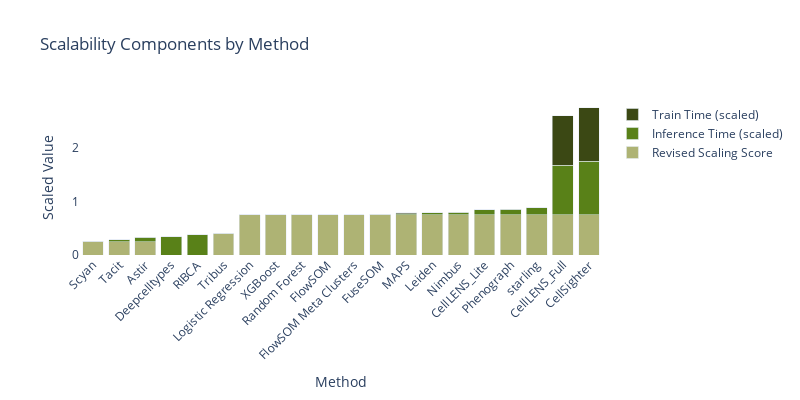

Source (notebook cell):
### Code cell
methods = scalability_plot_lvl3_sorted["method"].tolist()
revised_scaling_score = scalability_plot_lvl3_sorted["revised_scaling_score"].fillna(0)
inference_time_scaled = scalability_plot_lvl3_sorted["inference_time_scaled"].fillna(0)
train_time_scaled = scalability_plot_lvl3_sorted["train_time_scaled"].fillna(0)

fig = go.Figure(data=[
    go.Bar(name='Revised Scaling Score', x=methods, y=revised_scaling_score, marker_color='#aeb374'),
    go.Bar(name='Inference Time (scaled)', x=methods, y=inference_time_scaled, marker_color='#598118'),
    go.Bar(name='Train Time (scaled)', x=methods, y=train_time_scaled, marker_color='#3b4814')
])

fig.update_layout(
    font=dict(
        size=12,           # Default font size for all text
    ),
    xaxis=dict(
        title_font=dict(size=14),   # X-axis title font size
        tickfont=dict(size=12),     # X-axis tick label font size
    ),
    yaxis=dict(
        title_font=dict(size=14),   # Y-axis title font size
        tickfont=dict(size=12),     # Y-axis tick label font size
    ),
    title_font=dict(size=16),       # Title font size
    legend=dict(
        font=dict(size=12),         # Legend font size
        title_font=dict(size=14),   # Legend title font size
    )
)

fig.update_layout(
    barmode='stack',
    xaxis_title='Method',
    xaxis_tickangle=-45,
    yaxis_title='Scaled Value',
    title='Scalability Components by Method',
    #legend=dict(x=1.05, y=1, bordercolor="Black", borderwidth=1),
    width=800,
    height=400,
    plot_bgcolor='white',
    paper_bgcolor='white'
)
fig.show()

fig.write_html(os.path.join(output_path, "scalability_plot.html"))

# save as svg
fig.write_image(os.path.join(output_path, "scalability_plot.svg"), width=800, height=400, scale=2)

### Figure 1 — Plotly figure (JSON) as saved in the notebook; plotly's stock layout.template omitted (floating-point values rounded to 4 significant figures)
{"data": [{"marker": {"color": "#aeb374"}, "name": "Revised Scaling Score", "type": "bar", "x": ["Scyan", "Tacit", "Astir", "Deepcelltypes", "RIBCA", "Tribus", "Logistic Regression", "XGBoost", "Random Forest", "FlowSOM", "FlowSOM Meta Clusters", "FuseSOM", "MAPS", "Leiden", "Nimbus", "CellLENS_Lite", "Phenograph", "starling", "CellLENS_Full", "CellSighter"], "y": [0.25, 0.25, 0.25, 0.0, 0.0, 0.4, 0.75, 0.75, 0.75, 0.75, 0.75, 0.75, 0.75, 0.75, 0.75, 0.75, 0.75, 0.75, 0.75, 0.75]}, {"marker": {"color": "#598118"}, "name": "Inference Time (scaled)", "type": "bar", "x": ["Scyan", "Tacit", "Astir", "Deepcelltypes", "RIBCA", "Tribus", "Logistic Regression", "XGBoost", "Random Forest", "FlowSOM", "FlowSOM Meta Clusters", "FuseSOM", "MAPS", "Leiden", "Nimbus", "CellLENS_Lite", "Phenograph", "starling", "CellLENS_Full", "CellSighter"], "y": [0.003927, 0.03689, 0.07732, 0.3442, 0.3789, 0.007638, 0.0001257, 0.0001628, 0.0006758, 0.001653, 0.001653, 0.006997, 0.01989, 0.04159, 0.04786, 0.09097, 0.1034, 0.1354, 0.9272, 1.0]}, {"marker": {"color": "#3b4814"}, "name": "Train Time (scaled)", "type": "bar", "x": ["Scyan", "Tacit", "Astir", "Deepcelltypes", "RIBCA", "Tribus", "Logistic Regression", "XGBoost", "Random Forest", "FlowSOM", "FlowSOM Meta Clusters", "FuseSOM", "MAPS", "Leiden", "Nimbus", "CellLENS_Lite", "Phenograph", "starling", "CellLENS_Full", "CellSighter"], "y": [0.003777, 0.0, 0.0, 0.0, 0.0, 0.0, 0.0001249, 0.0001483, 0.000656, 0.0, 0.0, 0.0, 0.01974, 0.0, 0.0, 0.0, 0.0, 0.0, 0.9268, 1.0]}], "layout": {"barmode": "stack", "font": {"size": 12}, "height": 400, "legend": {"font": {"size": 12}, "title": {"font": {"size": 14}}}, "paper_bgcolor": "white", "plot_bgcolor": "white", "title": {"text": "Scalability Components by Method"}, "width": 800, "xaxis": {"tickangle": -45, "tickfont": {"size": 12}, "title": {"text": "Method"}}, "yaxis": {"tickfont": {"size": 12}, "title": {"text": "Scaled Value"}}}}
